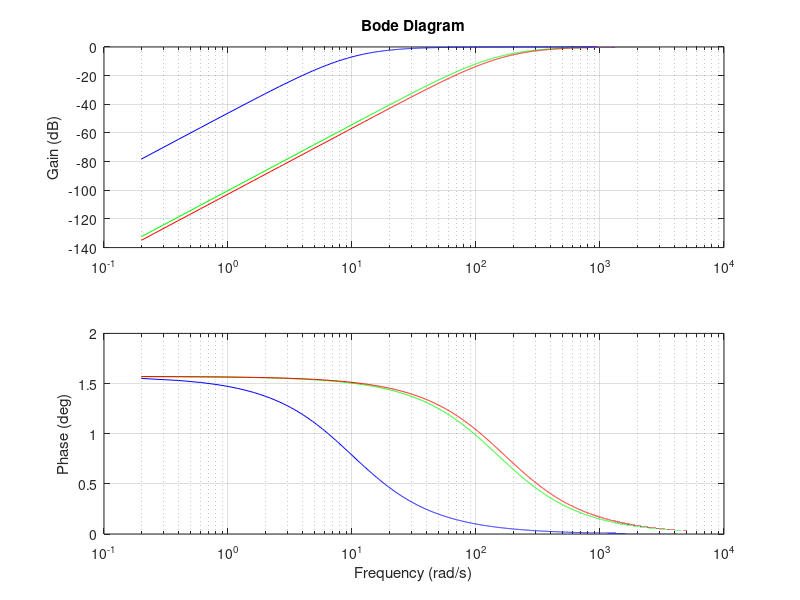

Here is the MATLAB script that generated this plot: (Note: this script raises an error after producing the figure.)
clear all
close all
clc


%% **********************Filtrage Analogique********************  %


%Definition des variables et de signal 
te = 1e-4 ;
fe = 1/te ;
t = 0:te:5-te ;
N = length(t);
f = (0:N-1)*(fe/N);
fshift = (-N/2:N/2-1)*fe/N;
%Definition de la fonction xt 
xt = sin(2*pi*500*t)+ sin(2*pi*400*t)+ sin(2*pi* 50*t) ;

% plot du signal 
plot(t,xt)
xlabel("Temps (s)")
ylabel("Amplitude")
title("le signal x(t)")
% calcule de TFD 
tansf = fft(xt);
% le spectre d'amplitude de signal 
plot(fshift,fftshift(abs(tansf)/N)*2)
xlabel("frequence(Hz)")
ylabel("Amplitude")
title("Spectre d'amplitude x(t) ")


% la fonction de transmmitance 

K = 1 ;
fc1 = 150 ;
fc2 = 170 ;
fc3 = 10;

% definition de fonction de transmittance 
H1 = (K*1j*f/fc1)./(1+1j*f/fc1) ;
H2 = (K*1j*f/fc2)./(1+1j*f/fc2) ;
H3 = (K*1j*f/fc3)./(1+1j*f/fc3) ;

% plot de module de la FT 
plot(f,abs(H1))
plot(fshift,fftshift(abs(tansf)/N)*2)
xlabel("frequence(Hz)")
ylabel("Amplitude")
title("Spectre d'amplitude H1 ")

% Calcule de gain de chaque fonction 
G1 = 20*log(abs(H1));
G2 = 20*log(abs(H2));
G3 = 20*log(abs(H3));

%  Calcule de phase  de chaque fonction 
phi1 = angle(H1);
phi2 = angle(H2);
phi3 = angle(H3);

hold on


subplot(2,1,1) 
semilogx(f,G1,'g',f,G2,'r',f,G3,'b')
ylabel('Gain (dB)')
title('Bode Diagram')
grid on 
subplot(2,1,2) 
semilogx(f,phi1, 'g',f,phi2,'r',f,phi3,'b')
ylabel('Phase (deg)')
xlabel('Frequency (rad/s)')
grid on 



% applicaton de filtre 
yt1 = tansf.*H1 ;
yt2 = tansf.*H2 ;
yt3 = tansf.*H3 ;
Yt1 = ifft(yt1,'symmetric');
Yt2 = ifft(yt2,'symmetric');
Yt3 = ifft(yt3,'symmetric');
plot(t, Yt1)
plot(t, Yt2)
plot(t, Yt3)
plot(t,xt)
plot(t , xt-Yt1)
plot(t , xt-Yt2)
plot(t , xt-Yt3)

plot(fshift,fftshift(abs(fft(Yt1))/N)*2)
plot(fshift,fftshift(abs(fft(Yt2))/N)*2)
plot(fshift,fftshift(abs(fft(Yt3))/N)*2)

%%  Dé-bruitage d'un signal sonore

% telechargement de signal 
[music, fs] = audioread('test.wav');

% convertir le signal en un signal colone 
 music = music';
% Definition des variables 
 N=length(music);
 te = 1/fs;
 t = (0:N-1)*te;
 f = (0:N-1)*(fs/N);
 fshift = (-N/2:N/2-1)*(fs/N);

% calcule de TFD 
 y_trans = fft(music);

% plot de spectre d'amplitude 
 plot(fshift,fftshift(abs(y_trans)))
 xlabel("frequence(Hz)")
 ylabel("Amplitude")
 title("Spectre d'amplitude se music ")



k = 1;
fc = 5000;

%la transmitance complexe 

h =k./(1+1j*(f/fc).^1000);
h_filter = [h(1:floor(N/2)), flip(h(1:floor(N/2)))];
semilogx(f(1:floor(N/2)),abs( h(1:floor(N/2))),'linewidth',1.5)

%diagramme de bode 

Gain = 20*log10(abs(h));
semilogx(f,Gain)
ylabel('Gain (dB)')
xlabel('Frequency (rad/s)')
grid on 

% application de filtre 
y_filtr = y_trans(1:end-1).*h_filter;

% visualisation de signal de sortie 

sig_filtred= ifft(y_filtr,"symmetric");
plot(fshift(1:end-1),fftshift(abs(fft(sig_filtred))))